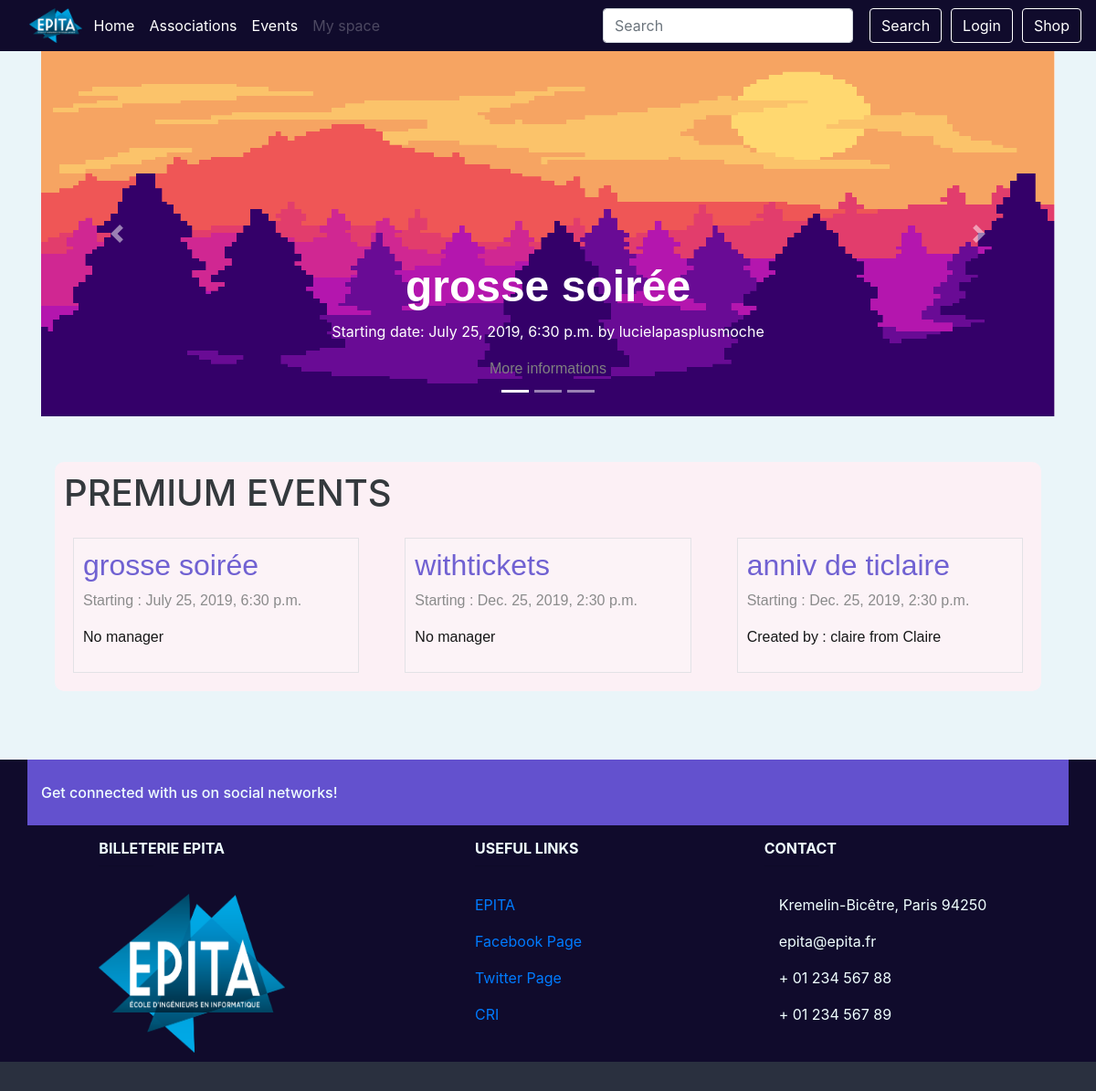
The page / on the database its author committed.
### event/models.py (models this page shows, shortened)
class Event(models.Model):
    PENDING = 'P'
    APPROVED = 'A'
    REFUSED = 'R'
    CANCELED = 'C'
    EVENT_STATE_CHOICES = (
        (PENDING, _("Pending")),
        (APPROVED, _("Approved")),
        (REFUSED, _("Refused")),
        (CANCELED, _("Canceled")),
    )
    title = models.CharField(_("Title of the event"), max_length=64)
    event_state = models.CharField(_("State of the event"), max_length=1,
                                   choices=EVENT_STATE_CHOICES,
                                   default=PENDING)
    manager_id = models.ForeignKey(Manager, on_delete=models.SET_NULL,
                                   null=True, blank=True)
    start = models.DateTimeField(_("Start date and time"))
    end = models.DateTimeField(_("End date and time"))
    assos_id = models.ForeignKey(Association, on_delete=models.CASCADE,
                                 related_name='events')
    address_id = AddressField(on_delete=models.PROTECT)
    premium_flag = models.BooleanField(_("Premium"), default=False)
    class Meta:
        verbose_name = (_("Event"))
        verbose_name_plural = (_("Events"))
        permissions = (
            ('access_dashboard', 'User can access this event\'s dashboard'),
            ('change_state', 'User can the event\'s state'),
        )

class Association(models.Model):
    name = models.CharField(_("Name"), max_length=64, unique=True)
    class Meta:
        verbose_name = _("Association")
        verbose_name_plural = _("Associations")
        permissions = (
            ('create_event', 'User can create an event'),
            ('manage_member', 'User can add and remove a member'),
            ('choose_staff', 'User can choose staff'),
            ('manage_manager', 'User can add and remove managers'),
        )
    def __str__(self):
        return '%s' % (self.name)

class Manager(models.Model):
    user = models.ForeignKey(User, on_delete=models.CASCADE,
                             related_name="managerships")
    assos_id = models.ForeignKey(Association, on_delete=models.CASCADE,
                                 related_name='managers')
    member = CompositeOneToOneField(Member, on_delete=models.CASCADE,
                                    to_fields={"assos_id", "user"})
    class Meta:
        verbose_name = _("Member of the Bureau")
        verbose_name_plural = _("Members of the Bureau")
    def __str__(self):
        return '%s from %s' % (self.user.username, self.assos_id.name)

### event/views.py (the view)
# urls.py: path('', views.IndexView.as_view(), name='index'),
class IndexView(generic.ListView):
    template_name = 'index.html'
    context_object_name = 'events'
    def get_queryset(self):
        return Event.objects.filter(premium_flag=True).exclude(start__lte=timezone.now()).order_by('start')

### shop/cart.py (called while the page is built)
def _cart_id(request):
    if 'cart_id' not in request.session:
        request.session['cart_id'] = _generate_cart_id()
    return request.session['cart_id']

def _generate_cart_id():
    import string, random
    return ''.join([random.choice(string.ascii_letters + string.digits) for _ in range(50)])

def get_all_cart_items(request):
    return CartItem.objects.filter(cart_id = _cart_id(request))

def item_count(request):
    return get_all_cart_items(request).count()

### shop/context_processor.py (called while the page is built)
def cart_item_count(request):
    item_count = cart.item_count(request)
    return {'cart_item_count' : item_count }

### templates/index.html (shortened to what this page needs)
{% extends "base.html" %}
{% load guardian_tags %}
{% load static %}
{%block content %}
    <div class="main_body">
        <div style="
            margin-bottom:50px;
        " id="carouselExampleIndicators" class="carousel slide" data-ride="carousel">
            <ol class="carousel-indicators">
                <li data-target="#carouselExampleIndicators" data-slide-to="0" class="active"></li>
                <li data-target="#carouselExampleIndicators" data-slide-to="1"></li>
                <li data-target="#carouselExampleIndicators" data-slide-to="2"></li>
            </ol>
            <div class="carousel-inner">
                <div class="carousel-item active">
                    <img style="height:400px; width:max-content;" class="d-block w-100" src="{% static "img/index_event_carousel.png" %}" alt="First slide">
                    <div class="carousel-caption d-none d-md-block">
                        {% if events.0 %}
                        <h1 class="carousel-title">{{ events.0.title }}</h1>
                        <p>Starting date: {{ events.0.start }} by {{ events.0.assos_id }}</p>
                        <a class="event-link" href="{% url 'event:event_detail' events.0.id %}">
                            More informations
                        </a>
                        {% endif %}
                    </div>
                </div>
            </div>
            <a class="carousel-control-prev" href="#carouselExampleIndicators" role="button" data-slide="prev">
                <span class="carousel-control-prev-icon" aria-hidden="true"></span>
            </a>
            <a class="carousel-control-next" href="#carouselExampleIndicators" role="button" data-slide="next">
                <span class="carousel-control-next-icon" aria-hidden="true"></span>
            </a>
        </div>
        <div class="container-fluid actu-wraper">
            <div class="container actu">
                <h1 style="margin-bottom:15px;">PREMIUM EVENTS</h1>
                {% if events %}
                <div class="row">
                    {% for event in events %}
                    <article class="col-xs-12 col-sm-12 col-md-4 col-lg-4">
                            <a class="event-link" href="{% url 'event:event_detail' event.id %}">
                                <div class="event-block">
                                <h1 style="font-size:2rem; color:#6351ce;">{{ event.title }}</h1>
                                <p>Starting : {{ event.start }}</p>
                                {% if event.manager_id %}
                                <p style="color:black;">Created by : {{event.manager_id}}</p>
                                {% else %}
                                <p style="color:black;">No manager</p>
                                {% endif %}
                            </div>
                        </a>
                    </article>
                    {% endfor %}
                </div>
                {% else %}
                    <p style="font-size:2rem; padding-left:50px;">No events yet</p>
                {% endif %}
            </div>
        </div>
    </div>
{% endblock content %}

### static/css/style.css (style rules this page uses)
body { background-color:#eaf5f9; background-position: center; background-size: cover; }
.actu { background-color: lavenderblush; padding: 10px; margin-bottom: 75px; border-radius: 10px; opacity: 0.9; }
.event-block { border: solid 1px #e3e0e5; padding: 10px; margin: 10px; background-color:#fff3f7; }
.event-link { font-family: 'Lucida Sans Unicode', 'Lucida Grande', sans-serif; color: grey; }
.carousel-title { font-size: 3rem; font-weight: bold; font-family: 'Lucida Sans Unicode', 'Lucida Grande', sans-serif; }

### rows shown on the page
Event: title "grosse soirée", start "July 25, 2019, 6:30 p.m.", assos_id.name "lucielapasplusmoche", shows "No manager"
Event: title "withtickets", start "Dec. 25, 2019, 2:30 p.m.", shows "No manager"
Event: title "anniv de ticlaire", start "Dec. 25, 2019, 2:30 p.m.", manager_id "claire from Claire"
